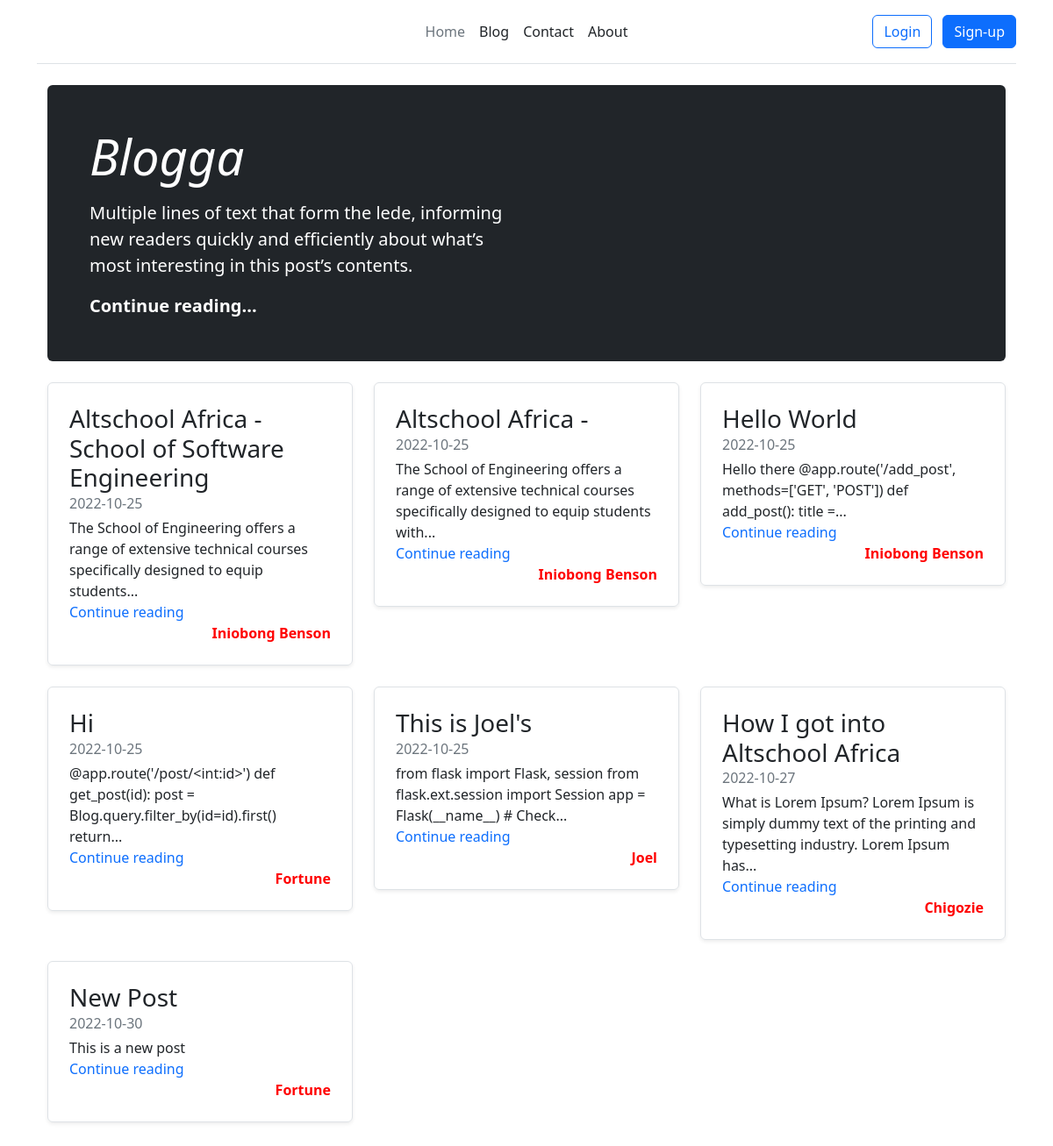
Before: / with the older database file.
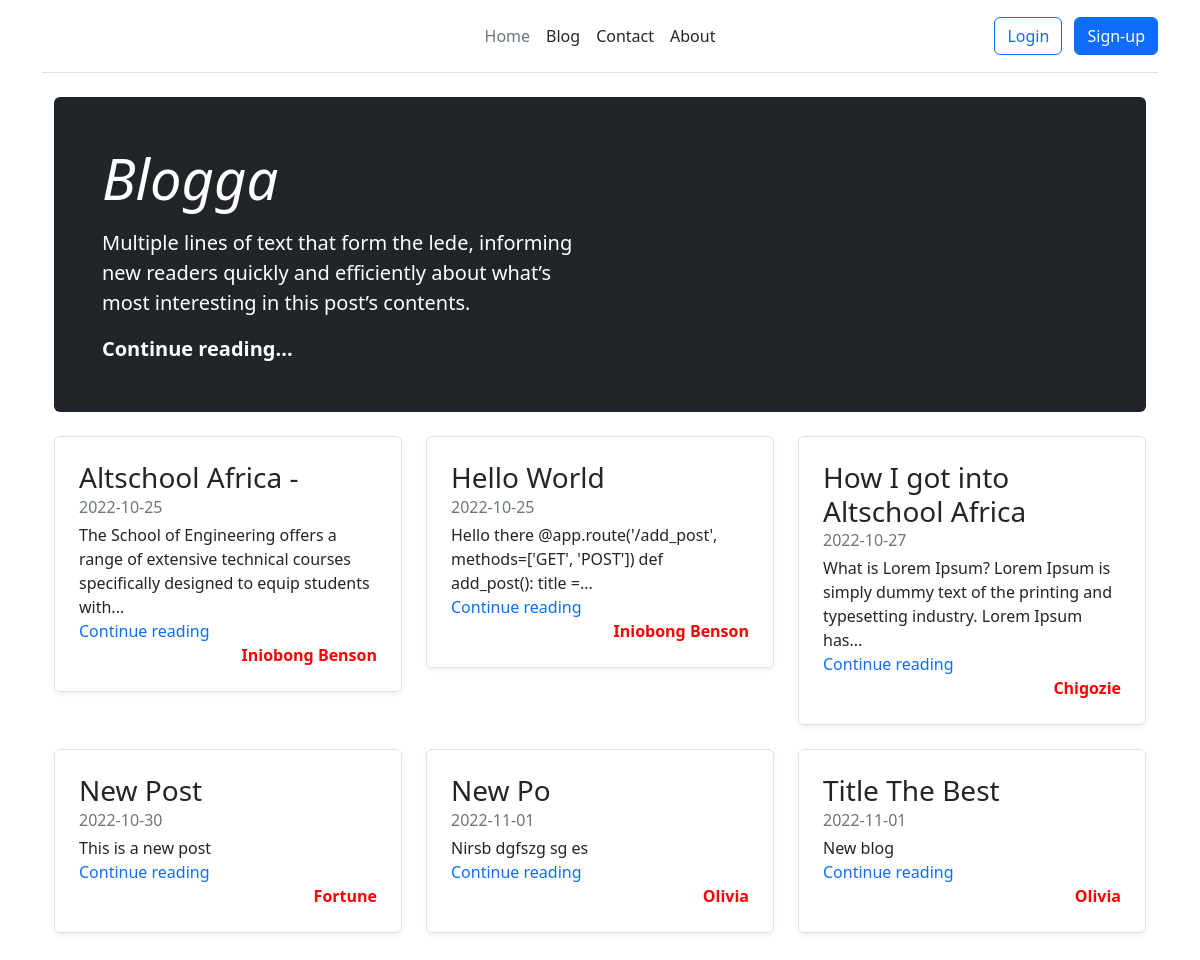
After: the same page with the newer database file.
### app.py (models this page shows, shortened)
class Blog(db.Model):
    __tablename__ = "Blog"
    id = db.Column(db.Integer, primary_key=True)
    title = db.Column(db.String, unique=True, nullable=False)
    content = db.Column(db.Text, nullable=False)
    date_published = db.Column(db.DateTime)
    author = db.Column(db.String, default="Iniobong Benson")

### app.py (the view)
@app.route('/')
def index():
    posts = Blog.query.all()
    print(session)
    return render_template('index.html', posts=posts)

### templates/index.html
{% extends 'base.html' %}
{% block content %}
  <main class="container">
    <div class="p-4 p-md-5 mb-4 rounded text-bg-dark">
      <div class="col-md-6 px-0">
        <h1 class="display-4 fst-italic">Blogga</h1>
        <p class="lead my-3">Multiple lines of text that form the lede, informing new readers quickly and efficiently about what’s most interesting in this post’s contents.</p>
        <p class="lead mb-0"><a href="#" class="text-white fw-bold">Continue reading...</a></p>
      </div>
    </div>
    <div class="row mb-2">
        {% for post in posts %}
      <div class="col-md-4 post">
        <div class="row g-0 border rounded overflow-hidden flex-md-row mb-4 shadow-sm h-md-250 position-relative">
          <div class="col p-4 d-flex flex-column position-static">
            <h3 class="mb-0">{{post.title}}</h3>
            <div class="mb-1 text-muted">{{post.date_published.strftime('%Y-%m-%d')}}</div>
            <p class="card-text mb-auto">{{post.content |truncate(120)}}</p>
            <a href="/post/{{post.id}}" class="stretched-link">Continue reading</a>
            <strong class="author">{{post.author}}</strong>
          </div>
        </div>
      </div>
{% endfor %}
{% endblock content %}

### templates/base.html (shortened to what this page needs)
<!DOCTYPE html>
<html lang="en">
<head>
<link href="https://cdn.jsdelivr.net/npm/bootstrap@5.2.2/dist/css/bootstrap.min.css" rel="stylesheet">
<link rel= "stylesheet" type= "text/css" href= "{{ url_for('static',filename='styles/main.css') }}">
</head>
<div class="container">
    <header class="d-flex flex-wrap align-items-center justify-content-center justify-content-md-between py-3 mb-4 border-bottom">
      <a href="/" class="d-flex align-items-center col-md-3 mb-2 mb-md-0 text-dark text-decoration-none">
        <svg class="bi me-2" width="40" height="32" role="img" aria-label="Bootstrap"><use xlink:href="#bootstrap"/></svg>
      </a>
      <ul class="nav col-12 col-md-auto mb-2 justify-content-center mb-md-0">
        <li><a href="{{url_for('index')}}" class="nav-link px-2 link-secondary">Home</a></li>
        <li><a href="{{url_for('blog')}}" class="nav-link px-2 link-dark">Blog</a></li>
        <li><a href="{{url_for('contact')}}" class="nav-link px-2 link-dark">Contact</a></li>
        <li><a href="{{url_for('about')}}" class="nav-link px-2 link-dark">About</a></li>
      </ul>
      <div class="col-md-3 text-end">
        {% if current_user.is_authenticated %}
        <a href="{{url_for('logout')}}"><button type="button" class="btn btn-outline-danger me-2">Logout</button></a>
        {% else %}
        <a href="{{url_for('login')}}"><button type="button" class="btn btn-outline-primary me-2">Login</button></a>
        <a href="{{url_for('signup')}}"><button type="button" class="btn btn-primary">Sign-up</button></a>
        {% endif %}
      </div>
    </header>
  </div>
<body>
    <div class="container">
    {% block content %}
    {% endblock content %}
    </div>
</body>
</html>

### static/styles/main.css (style rules this page uses)
html, body { box-sizing: border-box; }
a { text-decoration: none; }
.author { color: red; text-align: right; }

Changed rows visible on the page:
removed Blog: title "Altschool Africa - School of Software Engineering", date_published "2022-10-25", content "The School of Engineering offers a range of extensive technical courses specifically designed to equip students...", author "Iniobong Benson"
removed Blog: title "Hi", date_published "2022-10-25", content "@app.route('/post/<int:id>') def get_post(id): post = Blog.query.filter_by(id=id).first() return...", author "Fortune"
removed Blog: title "This is Joel's", date_published "2022-10-25", content "from flask import Flask, session from flask.ext.session import Session app = Flask(__name__) # Check...", author "Joel"
added Blog: title "New Po", date_published "2022-11-01", content "Nirsb dgfszg sg es", author "Olivia"
added Blog: title "Title The Best", date_published "2022-11-01", content "New blog", author "Olivia"
